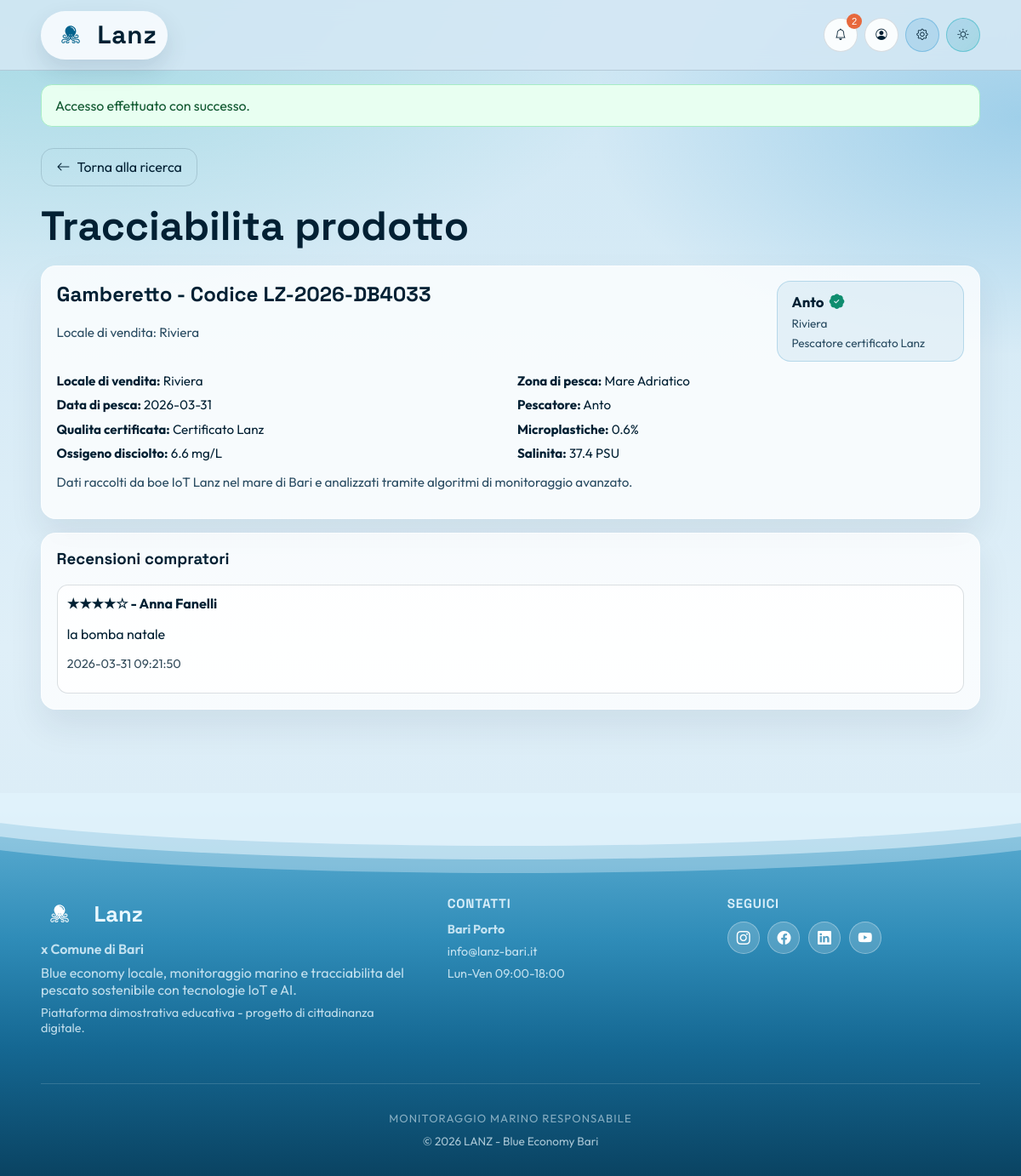
/product.php?code=LZ-2026-DB4033 (signed in), run on the app's committed database.
### tables this page shows
CREATE TABLE products (
            id INTEGER PRIMARY KEY AUTOINCREMENT,
            code TEXT NOT NULL UNIQUE,
            fish_type TEXT NOT NULL,
            catch_area TEXT NOT NULL,
            catch_date TEXT NOT NULL,
            microplastics_percent REAL NOT NULL,
            dissolved_oxygen REAL NOT NULL,
            salinity REAL NOT NULL,
            quality_label TEXT NOT NULL,
            fisherman_id INTEGER, requester_name TEXT NOT NULL DEFAULT "", business_location TEXT NOT NULL DEFAULT "", source_request_id INTEGER,
            FOREIGN KEY (fisherman_id) REFERENCES users(id)
        );

CREATE TABLE users (
            id INTEGER PRIMARY KEY AUTOINCREMENT,
            full_name TEXT NOT NULL,
            username TEXT NOT NULL UNIQUE,
            email TEXT NOT NULL UNIQUE,
            password_hash TEXT NOT NULL,
            role TEXT NOT NULL CHECK (role IN ("compratore", "pescatore", "admin")),
            created_at TEXT NOT NULL DEFAULT CURRENT_TIMESTAMP
        );

CREATE TABLE reviews (
            id INTEGER PRIMARY KEY AUTOINCREMENT,
            product_id INTEGER NOT NULL,
            buyer_id INTEGER NOT NULL,
            fisherman_id INTEGER NOT NULL,
            rating INTEGER NOT NULL CHECK (rating BETWEEN 1 AND 5),
            comment TEXT NOT NULL,
            created_at TEXT NOT NULL DEFAULT CURRENT_TIMESTAMP,
            UNIQUE (product_id, buyer_id),
            FOREIGN KEY (product_id) REFERENCES products(id),
            FOREIGN KEY (buyer_id) REFERENCES users(id),
            FOREIGN KEY (fisherman_id) REFERENCES users(id)
        );

### includes/auth.php (called while the page is built, shortened)
<?php
function e(string $value): string
{
    return htmlspecialchars($value, ENT_QUOTES, 'UTF-8');
}

### product.php (the view, shortened to what this page needs)
<?php
require_once __DIR__ . '/includes/config.php';
require_once __DIR__ . '/includes/auth.php';
$code = trim($_GET['code'] ?? '');
$product = null;
if ($code !== '') {
    $stmt = $pdo->prepare(
        'SELECT p.*, u.full_name AS fisherman_name
         FROM products p
         LEFT JOIN users u ON u.id = p.fisherman_id
         WHERE p.code = :code
         LIMIT 1'
    );
    $stmt->bindValue(':code', $code);
    $stmt->execute();
    $product = $stmt->fetch();
}
$isCertified = false;
if ($product) {
    $labelValue = (string) ($product['quality_label'] ?? '');
    $isCertified = stripos($labelValue, 'lanz') !== false || stripos($labelValue, 'certific') !== false;
}
$reviews = [];
if ($product) {
    $reviewsStmt = $pdo->prepare(
        'SELECT r.rating, r.comment, r.created_at, u.full_name AS buyer_name
         FROM reviews r
         JOIN users u ON u.id = r.buyer_id
         WHERE r.product_id = :product_id
         ORDER BY r.created_at DESC'
    );
    $reviewsStmt->bindValue(':product_id', (int) $product['id'], PDO::PARAM_INT);
    $reviewsStmt->execute();
    $reviews = $reviewsStmt->fetchAll();
}
require_once __DIR__ . '/includes/header.php';
?>
<section class="section container reveal">
    <a class="btn btn-ghost btn-back" href="buyer.php"><i class="bi bi-arrow-left"></i> Torna alla ricerca</a>
    <h1>Tracciabilita prodotto</h1>
    <?php if ($code === ''): ?>
        <div class="alert alert-error">Inserisci un codice prodotto valido.</div>
    <?php elseif (!$product): ?>
        <div class="alert alert-error">Nessun prodotto trovato per il codice <?= e($code) ?>.</div>
    <?php else: ?>
        <div class="card">
            <div class="product-header">
                <div>
                    <h2><?= e((string) $product['fish_type']) ?> - Codice <?= e((string) $product['code']) ?></h2>
                    <p class="helper-text">Locale di vendita: <?= e((string) ($product['business_location'] ?? 'N/D')) ?></p>
                </div>
                <div class="fisherman-badge">
                    <span class="fisherman-name">
                        <?= e((string) ($product['fisherman_name'] ?? 'N/D')) ?>
                        <?php if ($isCertified): ?>
                            <span class="cert-icon-inline" aria-label="Certificato Lanz"><i class="bi bi-patch-check-fill"></i></span>
                        <?php endif; ?>
                    </span>
                    <span class="fisherman-meta"><?= e((string) ($product['business_location'] ?? 'Attivita locale')) ?></span>
                    <span class="fisherman-meta"><?= $isCertified ? 'Pescatore certificato Lanz' : 'Pescatore verificato' ?></span>
                </div>
            </div>
            <div class="metrics-grid">
                <p><strong>Locale di vendita:</strong> <?= e((string) ($product['business_location'] ?? 'N/D')) ?></p>
                <p><strong>Zona di pesca:</strong> <?= e((string) $product['catch_area']) ?></p>
                <p><strong>Data di pesca:</strong> <?= e((string) $product['catch_date']) ?></p>
                <p><strong>Pescatore:</strong> <?= e((string) ($product['fisherman_name'] ?? 'N/D')) ?></p>
                <p><strong>Qualita certificata:</strong> <?= e((string) $product['quality_label']) ?></p>
                <p><strong>Microplastiche:</strong> <?= e((string) $product['microplastics_percent']) ?>%</p>
                <p><strong>Ossigeno disciolto:</strong> <?= e((string) $product['dissolved_oxygen']) ?> mg/L</p>
                <p><strong>Salinita:</strong> <?= e((string) $product['salinity']) ?> PSU</p>
            </div>
            <p class="helper-text">
                Dati raccolti da boe IoT Lanz nel mare di Bari e analizzati tramite algoritmi di monitoraggio avanzato.
            </p>
        </div>
        <div class="card review-card">
            <h3>Recensioni compratori</h3>
            <?php if (!$reviews): ?>
                <p class="helper-text">Nessuna recensione disponibile per questo prodotto.</p>
            <?php else: ?>
                <ul class="notification-list">
                    <?php foreach ($reviews as $review): ?>
                        <li>
                            <div>
                                <strong><?= str_repeat('★', (int) $review['rating']) . str_repeat('☆', 5 - (int) $review['rating']) ?> - <?= e((string) $review['buyer_name']) ?></strong>
                                <p><?= e((string) $review['comment']) ?></p>
                                <p class="small"><?= e((string) $review['created_at']) ?></p>
                            </div>
                        </li>
                    <?php endforeach; ?>
                </ul>
            <?php endif; ?>
        </div>
    <?php endif; ?>
</section>
<?php require_once __DIR__ . '/includes/footer.php'; ?>

### assets/css/styles.css (style rules this page uses)
:root { --bg: #d4e8f4; --ink: #022033; --ink-soft: #2a4c62; --brand: #0081c6; --brand-2: #00a3a5; --sand: #f4d7a0; --card: rgba(255, 255, 255, 0.78); --line: rgba(2, 32, 51, 0.14); --danger: #b42318; }
* { box-sizing: border-box; }
html, body { margin: 0; padding: 0; min-height: 100vh; width: 100%; overflow-x: clip; }
body { font-family: 'Outfit', sans-serif; color: var(--ink); background: var(--bg); overflow-x: clip; overscroll-behavior: none; display: flex; flex-direction: column; }
.container { width: min(1120px, 92vw); margin: 0 auto; }
h1, h2, h3 { font-family: 'Space Grotesk', sans-serif; margin-top: 0; }
h1 { font-size: clamp(2rem, 4vw, 3.2rem); margin-bottom: 1rem; }
.btn { border: none; cursor: pointer; font: inherit; text-decoration: none; display: inline-flex; align-items: center; justify-content: center; gap: 0.5rem; padding: 0.7rem 1.1rem; border-radius: 0.9rem; transition: transform 0.25s ease, box-shadow 0.25s ease, background 0.25s ease; }
.btn-ghost { background: transparent; color: var(--ink); border: 1px solid var(--line); }
.floating-card, .card, .form-card, .table-wrap { background: var(--card); border: 1px solid rgba(255, 255, 255, 0.5); box-shadow: 0 20px 40px rgba(3, 41, 67, 0.08); border-radius: 1.1rem; backdrop-filter: blur(6px); }
.section { padding: 1.6rem 0 2.1rem; }
.card { padding: 1.1rem; }
.metrics-grid { display: grid; grid-template-columns: repeat(2, minmax(0, 1fr)); gap: 0.6rem 1rem; margin-top: 0.8rem; }
.metrics-grid p { margin: 0; font-size: 0.95rem; }
.helper-text { color: var(--ink-soft); font-size: 0.95rem; }
.small { opacity: 0.8; font-size: 0.9rem; }
.notification-list { list-style: none; margin: 0; padding: 0; display: grid; gap: 0.65rem; }
.notification-list li { display: flex; justify-content: space-between; gap: 0.9rem; align-items: center; border: 1px solid var(--line); border-radius: 0.8rem; padding: 0.7rem; background: rgba(255, 255, 255, 0.75); }
.review-card { margin-top: 1rem; }
.btn-back { margin-bottom: 1rem; }
.product-header { display: flex; align-items: flex-start; justify-content: space-between; gap: 1.2rem; flex-wrap: wrap; }
.fisherman-badge { padding: 0.75rem 1rem; border-radius: 1rem; background: rgba(0, 119, 182, 0.08); border: 1px solid rgba(0, 119, 182, 0.2); display: grid; gap: 0.3rem; min-width: 220px; }
.fisherman-name { font-weight: 700; font-size: 1.05rem; display: inline-flex; align-items: center; gap: 0.4rem; }
.cert-icon-inline { color: #0f8d6f; font-size: 1.1rem; }
.fisherman-meta { font-size: 0.85rem; color: var(--ink-soft); }
.reveal { opacity: 0; transform: translateY(24px) scale(0.98); transition: opacity 0.65s ease, transform 0.65s ease; }
.reveal.show { opacity: 1; transform: translateY(0) scale(1); }
.admin-page, .home-page, .buyer-page, .fisherman-page, .product-page { overflow-y: visible; }
.reveal { animation: fadeInUp 0.7s ease-out forwards; }
.card, .form-card, .table-wrap, .stat-card, .notify-btn, .btn { transition: all 0.24s ease; }

### data on the page
products: fish_type "Gamberetto", code "LZ-2026-DB4033", business_location "Riviera", fisherman.full_name "Anto", catch_area "Mare Adriatico", catch_date "2026-03-31", quality_label "Certificato Lanz", microplastics_percent "0.6", dissolved_oxygen "6.6", salinity "37.4"
reviews: rating "★★★★", rating "☆", buyer.full_name "Anna Fanelli", comment "la bomba natale", created_at "2026-03-31 09:21:50"

### other printed values
$quickUnreadCount "2"
$flash['message'] "Accesso effettuato con successo."
